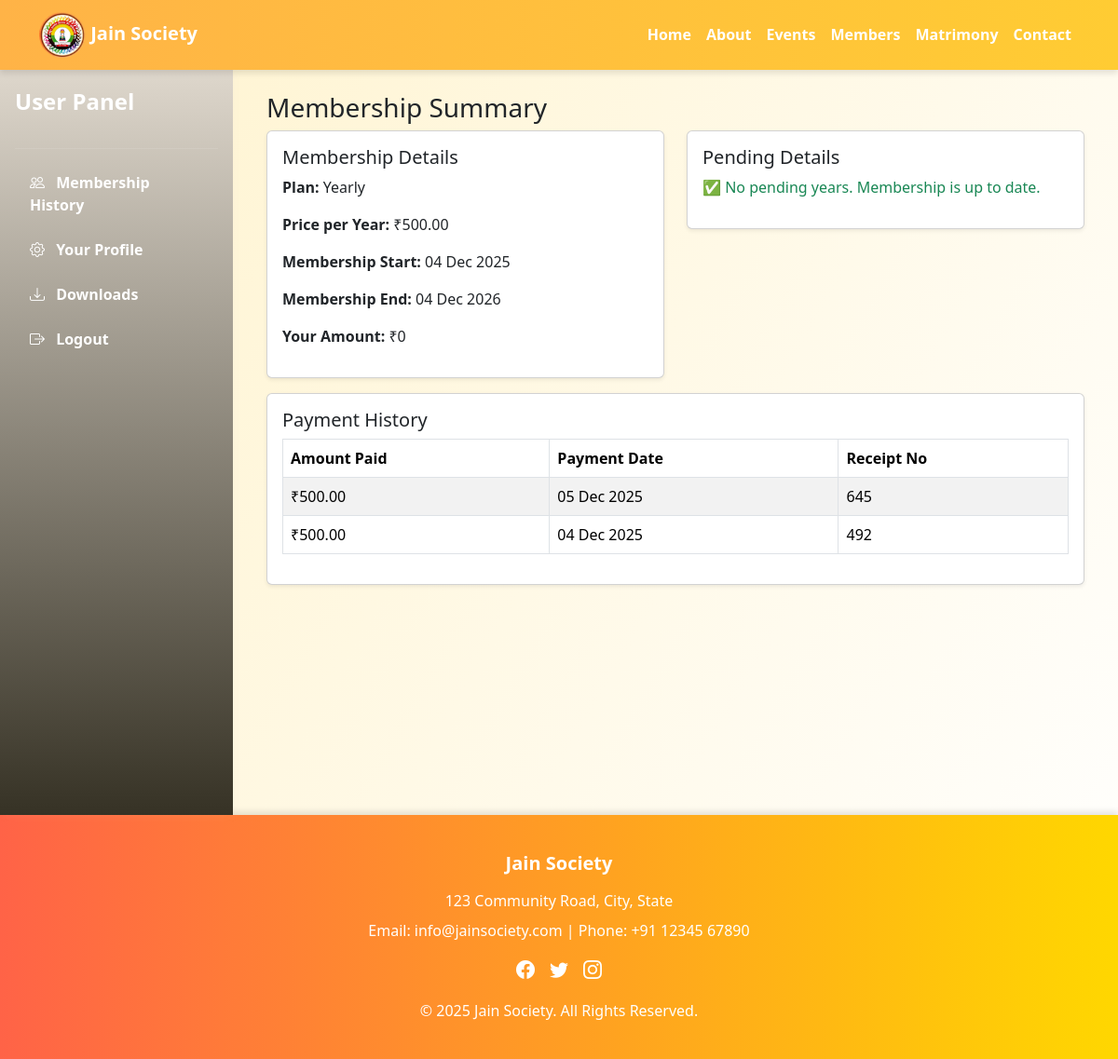
The page /purchaseHistory.php (signed in) on the database as committed earlier.
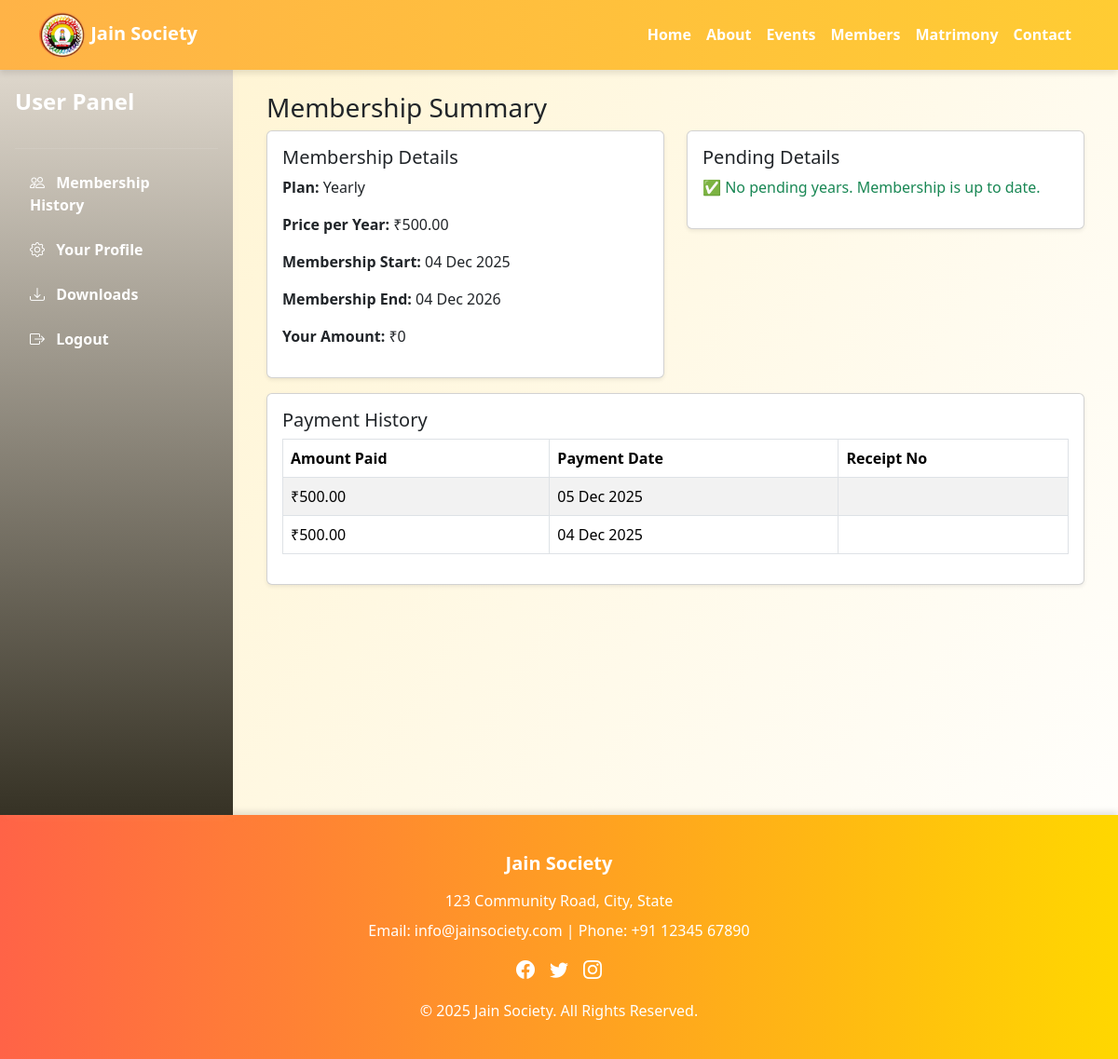
The same page on the database as committed later.
### tables this page shows
CREATE TABLE IF NOT EXISTS `payments` (
  `pay_id` int NOT NULL AUTO_INCREMENT,
  `member_id` int NOT NULL,
  `amount` decimal(10,2) NOT NULL,
  `payment_date` datetime DEFAULT CURRENT_TIMESTAMP,
  `payment_for_year` int DEFAULT NULL,
  `note` text,
  `created_by` int DEFAULT NULL,
  `receipt_no` varchar(20) DEFAULT NULL,
  `status` varchar(50) NOT NULL,
  PRIMARY KEY (`pay_id`),
  UNIQUE KEY `receipt_no` (`receipt_no`),
  KEY `member_id` (`member_id`)
);

### purchaseHistory.php (the view, shortened to what this page needs)
<?php
if(isset($_SESSION["uname"]) && $_SESSION["utype"]=='user')
{
include("header.php");
include("connectdb.php");
$member_id = $_SESSION['member_id'];
$mem = mysqli_fetch_assoc(mysqli_query($con,"
    SELECT m.*, p.name AS plan_name, p.price AS plan_price
    FROM members m
    JOIN plans p ON m.plan_id = p.plan_id
    WHERE m.member_id='$member_id'
"));
$membershipStart = $mem['membership_start'];
$membershipEnd   = $mem['membership_end'];
$planPrice       = $mem['plan_price'];
$walletRow = mysqli_fetch_assoc(mysqli_query($con,"SELECT amount FROM wallet WHERE member_id='$member_id'"));
$walletAmount = $walletRow['amount'] ?? 0;
$pendingYears = [];
$pendingYears = array_unique($pendingYears);
sort($pendingYears);
$totalPending = count($pendingYears) * $planPrice;
?>
<main>
<div class="d-flex">
    <?php include('userDashboard.php'); ?>
    <div class="flex-grow-1 p-4">
        <div class="container">
            <h3>Membership  Summary</h3>
            <div class="row">
                <div class="col-md-6 mb-3">
                    <div class="card shadow-sm p-3">
                        <h5>Membership Details</h5>
                        <p><strong>Plan:</strong> <?= $mem['plan_name'] ?></p>
                        <p><strong>Price per Year:</strong> ₹<?= $planPrice ?></p>
                        <p><strong>Membership Start:</strong> <?= date('d M Y', strtotime($membershipStart)) ?></p>
                        <p><strong>Membership End:</strong> <?= date('d M Y', strtotime($membershipEnd)) ?></p>
                        <p><strong>Your Amount:</strong> ₹<?= $walletAmount ?></p>
                    </div>
                </div>
                <div class="col-md-6 mb-3">
                    <div class="card shadow-sm p-3">
                        <h5>Pending Details</h5>
                        <?php if(!empty($pendingYears)): ?>
                            <p><strong>Pending Year(s):</strong> <?= implode(', ', $pendingYears) ?></p>
                            <p><strong>Total Pending Amount:</strong> ₹<?= $totalPending ?></p>
                        <?php else: ?>
                            <p class="text-success">✅ No pending years. Membership is up to date.</p>
                        <?php endif; ?>
                    </div>
                </div>
            </div>
            <div class="card shadow-sm p-3">
                <h5>Payment History</h5>
                <table class="table table-bordered table-striped">
                    <thead>
                        <tr>
                            <th>Amount Paid</th>
                            <th>Payment Date</th>
                            <th>Receipt No</th>
                        </tr>
                    </thead>
                    <tbody>
                        <?php
                        $payHistory = mysqli_query($con,"SELECT * FROM payments WHERE member_id='$member_id' ORDER BY payment_for_year DESC");
                        while($row = mysqli_fetch_assoc($payHistory)){
                            echo "<tr>
                                <td>₹{$row['amount']}</td>
                                <td>".date('d M Y', strtotime($row['payment_date']))."</td>
                                <td>{$row['receipt_no']}</td>
                            </tr>";
                        }
                        ?>
                    </tbody>
                </table>
            </div>
        </div>
    </div>
</div>
</main>
<?php
include("footer.php");
}else{
    include("index.php");
}
?>

Rows that differ between the two databases and show on the page:
changed payments "05 Dec 2025": receipt_no "645" → (not shown)
changed payments "04 Dec 2025": receipt_no "492" → (not shown)
